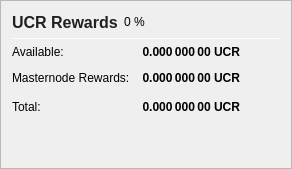
                   <widget class="QFrame" name="frame_ZerocoinBalances">
                    <property name="frameShape">
                     <enum>QFrame::StyledPanel</enum>
                    </property>
                    <property name="frameShadow">
                     <enum>QFrame::Raised</enum>
                    </property>
                    <layout class="QVBoxLayout" name="verticalLayout_7">
                     <item>
                      <layout class="QHBoxLayout" name="horizontalLayout_8" stretch="0,0,0">
                       <item>
                        <widget class="QLabel" name="label_5z_3">
                         <property name="minimumSize">
                          <size>
                           <width>0</width>
                           <height>20</height>
                          </size>
                         </property>
                         <property name="styleSheet">
                            <string>QLabel {
                                color: #202020;
                            }</string>
                         </property>
                         <property name="font">
                          <font>
                           <pointsize>12</pointsize>
                           <weight>75</weight>
                           <bold>true</bold>
                          </font>
                         </property>
                         <property name="text">
                          <string>UCR Rewards</string>
                         </property>
                        </widget>
                       </item>
                       <item>
                        <widget class="QLabel" name="labelzUCRPercent">
                         <property name="text">
                          <string notr="true">0 %</string>
                         </property>
                        </widget>
                       </item>
                       <item>
                        <spacer name="horizontalSpacer_11">
                         <property name="orientation">
                          <enum>Qt::Horizontal</enum>
                         </property>
                         <property name="sizeHint" stdset="0">
                          <size>
                           <width>40</width>
                           <height>20</height>
                          </size>
                         </property>
                        </spacer>
                       </item>
                      </layout>
                     </item>
                     <item>
                      <widget class="Line" name="line_ZerocoinBalance">
                       <property name="minimumSize">
                        <size>
                         <width>0</width>
                         <height>1</height>
                        </size>
                       </property>
                       <property name="maximumSize">
                        <size>
                         <width>16777215</width>
                         <height>1</height>
                        </size>
                       </property>
                       <property name="orientation">
                        <enum>Qt::Horizontal</enum>
                       </property>
                      </widget>
                     </item>
                     <item>
                      <layout class="QGridLayout" name="gridLayout_5">
                       <property name="spacing">
                        <number>12</number>
                       </property>
                       <item row="1" column="0">
                        <widget class="QLabel" name="labelStakeRewardsText">
                         <property name="toolTip">
                          <string>Amount of rewards received through staking (Proof-of-Stake).</string>
                         </property>
                         <property name="text">
                          <string>Available:</string>
                         </property>
                        </widget>
                       </item>
                       <item row="1" column="1">
                        <widget class="QLabel" name="labelStakeRewards">
                         <property name="font">
                          <font>
                           <weight>75</weight>
                           <bold>true</bold>
                          </font>
                         </property>
                         <property name="cursor">
                          <cursorShape>IBeamCursor</cursorShape>
                         </property>
                         <property name="textInteractionFlags">
                          <set>Qt::LinksAccessibleByMouse|Qt::TextSelectableByKeyboard|Qt::TextSelectableByMouse</set>
                         </property>
                         <property name="toolTip">
                          <string>Amount of rewards received through staking (Proof-of-Stake).</string>
                         </property>
                         <property name="text">
                          <string notr="true">0.000 000 00 UCR</string>
                         </property>
                         <property name="alignment">
                          <set>Qt::AlignRight|Qt::AlignTrailing|Qt::AlignVCenter</set>
                         </property>
                        </widget>
                       </item>
                       <item row="2" column="0">
                        <widget class="QLabel" name="labelMasternodeRewardsText">
                         <property name="toolTip">
                          <string>Amount of rewards received through masternodes.</string>
                         </property>
                         <property name="text">
                          <string>Masternode Rewards:</string>
                         </property>
                        </widget>
                       </item>
                       <item row="2" column="1">
                        <widget class="QLabel" name="labelMasternodeRewards">
                         <property name="font">
                          <font>
                           <weight>75</weight>
                           <bold>true</bold>
                          </font>
                         </property>
                         <property name="cursor">
                          <cursorShape>IBeamCursor</cursorShape>
                         </property>
                         <property name="textInteractionFlags">
                          <set>Qt::LinksAccessibleByMouse|Qt::TextSelectableByKeyboard|Qt::TextSelectableByMouse</set>
                         </property>
                         <property name="toolTip">
                          <string>Amount of rewards received through masternodes.</string>
                         </property>
                         <property name="text">
                          <string notr="true">0.000 000 00 UCR</string>
                         </property>
                         <property name="alignment">
                          <set>Qt::AlignRight|Qt::AlignTrailing|Qt::AlignVCenter</set>
                         </property>
                        </widget>
                       </item>
                       <item row="4" column="0">
                        <widget class="QLabel" name="labelzBalanceText">
                         <property name="toolTip">
                          <string>Total amount of rewards including masternode and staking.</string>
                         </property>
                         <property name="text">
                          <string>Total:</string>
                         </property>
                        </widget>
                       </item>
                       <item row="4" column="1">
                        <widget class="QLabel" name="labelzBalance">
                         <property name="font">
                          <font>
                           <weight>75</weight>
                           <bold>true</bold>
                          </font>
                         </property>
                         <property name="cursor">
                          <cursorShape>IBeamCursor</cursorShape>
                         </property>
                         <property name="toolTip">
                          <string>Your current zUCR balance, unconfirmed and immature zUCR included.</string>
                         </property>
                         <property name="text">
                          <string notr="true">0.000 000 00 UCR</string>
                         </property>
                         <property name="alignment">
                          <set>Qt::AlignRight|Qt::AlignTrailing|Qt::AlignVCenter</set>
                         </property>
                         <property name="textInteractionFlags">
                          <set>Qt::LinksAccessibleByMouse|Qt::TextSelectableByKeyboard|Qt::TextSelectableByMouse</set>
                         </property>
                        </widget>
                       </item>
                       <item row="4" column="2">
                        <spacer name="horizontalSpacer_4">
                         <property name="orientation">
                          <enum>Qt::Horizontal</enum>
                         </property>
                         <property name="sizeHint" stdset="0">
                          <size>
                           <width>40</width>
                           <height>20</height>
                          </size>
                         </property>
                        </spacer>
                       </item>
                      </layout>
                     </item>
                     <item>
                      <spacer name="verticalSpacer_4">
                       <property name="orientation">
                        <enum>Qt::Vertical</enum>
                       </property>
                       <property name="sizeHint" stdset="0">
                        <size>
                         <width>20</width>
                         <height>40</height>
                        </size>
                       </property>
                      </spacer>
                     </item>
                    </layout>
                   </widget>
